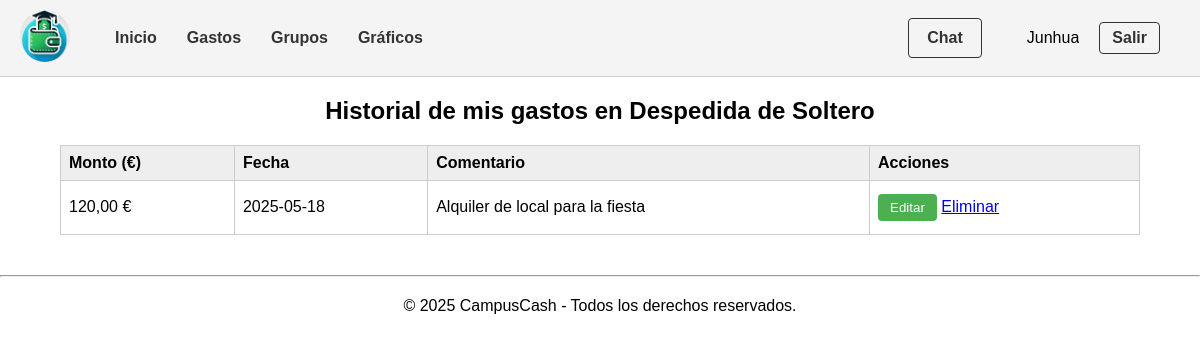
Screenshot of /historial_gasto_grupal.php?id=6 (signed in) with the database file from the repository.
### tables this page shows
CREATE TABLE `grupos` (
  `id` int(11) NOT NULL,
  `nombre` varchar(100) NOT NULL,
  `objetivo` decimal(10,2) DEFAULT 0.00,
  `fecha_creacion` date NOT NULL DEFAULT curdate()
);

CREATE TABLE `gastos_grupales` (
  `id` int(11) NOT NULL,
  `grupo_id` int(11) NOT NULL,
  `usuario_id` int(11) NOT NULL,
  `monto` decimal(10,2) NOT NULL,
  `fecha` date NOT NULL,
  `comentario` text DEFAULT NULL
);

### includes/config.php (called while the page is built, shortened)
<?php
spl_autoload_register(function ($class) {
    $prefix = 'es\\ucm\\fdi\\aw\\';
    $base_dir = __DIR__ . DIRECTORY_SEPARATOR . 'clases' . DIRECTORY_SEPARATOR;
    $len = strlen($prefix);
    $relative_class = substr($class, $len);
    $file = $base_dir . str_replace('\\', DIRECTORY_SEPARATOR, $relative_class) . '.php';
});
?>

### includes/clases/GastosGrupales.php (called while the page is built, shortened)
<?php
class GastosGrupales {
    private $conn;
    public function __construct($conn) {
        $this->conn = $conn;
    }
public function getNombreGrupo($grupo_id) {
    $stmt = $this->conn->prepare("SELECT nombre FROM grupos WHERE id = ?");
    $stmt->bind_param("i", $grupo_id);
    $stmt->execute();
    $resultado = $stmt->get_result();
    $grupo = $resultado->fetch_assoc();
    return $grupo ? $grupo['nombre'] : 'Desconocido';
}
public function getGastosUsuarioGrupo($grupo_id, $usuario_id) {
    $stmt = $this->conn->prepare("
        SELECT id, monto, fecha, comentario
        FROM gastos_grupales
        WHERE grupo_id = ? AND usuario_id = ?
        ORDER BY fecha DESC
    ");
    $stmt->bind_param("ii", $grupo_id, $usuario_id);
    $stmt->execute();
    $res = $stmt->get_result();
    $datos = $res->fetch_all(MYSQLI_ASSOC);
    return $datos;
}
}
?>

### historial_gasto_grupal.php (the view, shortened to what this page needs)
<?php
require_once 'includes/config.php';
$app = \es\ucm\fdi\aw\Aplicacion::getInstance();
$conn = $app->getConexionBd();
$user_id = $_SESSION['user_id'];
$grupo_id = isset($_GET['id']) ? (int)$_GET['id'] : 0;
$gastosGrupales = new GastosGrupales($conn);
$result = $gastosGrupales->getGastosUsuarioGrupo($grupo_id, $user_id);
$nombreGrupo = $gastosGrupales->getNombreGrupo($grupo_id);
?>
<h2 style="text-align:center;">Historial de mis gastos en <?= htmlspecialchars($nombreGrupo) ?></h2>
<table class="tabla-gastos">
  <tr>
    <th>Monto (€)</th>
    <th>Fecha</th>
    <th>Comentario</th>
    <th>Acciones</th>
  </tr>
  <?php foreach ($result as $row): ?>
    <tr>
      <td><?php echo number_format($row['monto'], 2, ',', '.') . ' €'; ?></td>
      <td><?php echo htmlspecialchars($row['fecha']); ?></td>
      <td><?php echo htmlspecialchars($row['comentario']); ?></td>
      <td>
        <button class="btn-edit"
        data-id="<?= $row['id']; ?>"
        data-monto="<?= $row['monto']; ?>"
        data-fecha="<?= $row['fecha']; ?>"
        data-comentario="<?= htmlspecialchars($row['comentario'], ENT_QUOTES) ?>"
        onclick="openEditModal(this)">
             Editar
        </button>
        <a href="eliminar_gasto_grupal.php?id=<?php echo $row['id']; ?>&grupo_id=<?= $grupo_id ?>"
           onclick="return confirm('¿Está seguro de eliminar este registro?');">Eliminar</a>
      </td>
    </tr>
  <?php endforeach; ?>
</table>
<?php
require_once RAIZ_APP . '/vistas/plantilla/plantilla.php';
?>

### css/style.css (style rules this page uses)
body { font-family: Arial, sans-serif; margin: 0; padding: 0; }
button { background-color: #4CAF50; color: white; border: none; padding: 6px 12px; margin: 5px 0; cursor: pointer; border-radius: 4px; }
.tabla-gastos { width: 80%; margin: 20px auto; border-collapse: collapse; }
.tabla-gastos th, .tabla-gastos td { border: 1px solid #ccc; padding: 8px; text-align: left; }
.tabla-gastos th { background-color: #eee; }
.tabla-gastos { width: 90%; margin: 20px auto; border-collapse: collapse; }
main a { transition: background-color 0.3s ease, box-shadow 0.3s ease; }

### rows the page displays
grupos: nombre "Despedida de Soltero"
gastos_grupales: monto "120,00", fecha "2025-05-18", comentario "Alquiler de local para la fiesta"

### other values shown
$_SESSION['user_name'] "Junhua"
